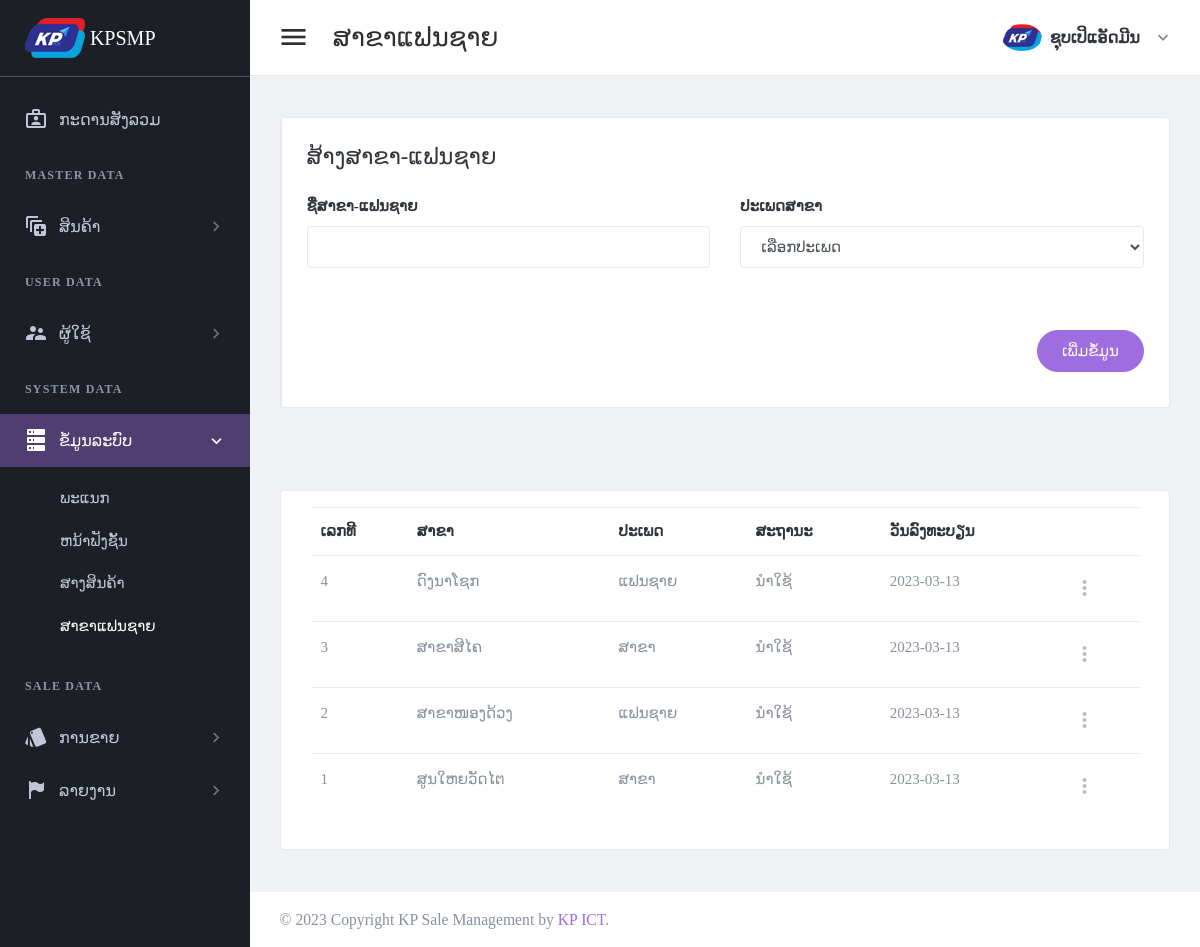
Page /page/branch.php (signed in) on the committed database.
### tables this page shows
CREATE TABLE `tbl_header_title` (
  `ht_id` int(11) NOT NULL,
  `ht_name` varchar(300) DEFAULT NULL
);

CREATE TABLE `tbl_sub_title` (
  `st_id` int(11) NOT NULL,
  `st_name` varchar(300) DEFAULT NULL,
  `icon_code` varchar(100) DEFAULT NULL,
  `ht_id` int(11) DEFAULT NULL
);

CREATE TABLE `tbl_page_title` (
  `pt_id` int(11) NOT NULL,
  `pt_name` varchar(300) DEFAULT NULL,
  `ptf_name` varchar(100) DEFAULT NULL,
  `st_id` int(11) DEFAULT NULL
);

CREATE TABLE `tbl_branch` (
  `br_id` int(11) NOT NULL,
  `br_name` varchar(150) DEFAULT NULL,
  `br_status` int(11) DEFAULT NULL,
  `br_type` int(11) DEFAULT NULL,
  `add_by` int(11) DEFAULT NULL,
  `date_register` date DEFAULT NULL
);

CREATE TABLE `tbl_branch_type` (
  `brt_id` int(11) NOT NULL,
  `brt_name` varchar(60) DEFAULT NULL
);

### setting/checksession.php (called while the page is built, shortened)
<?php
	if($_SESSION['id_users'] == "" )
	{
	header("location:logout.php");
	}
	  else{
		$role_id = $_SESSION["role_id"];
	}
?>

### page/branch.php (the view, shortened to what this page needs)
<?php
include("../setting/checksession.php");
include("../setting/conn.php");
$header_name = "ສາຂາແຟນຊາຍ";
$header_click = "4";
?>
<!DOCTYPE html>
<html lang="en" dir="ltr">
<head>
    <?php
    include("../setting/callcss.php");
    ?>
</head>
<body class="navbar-fixed sidebar-fixed" id="body">
    <div class="wrapper">
        <?php include "menu.php"; ?>
        <div class="page-wrapper">
            <?php
            include "header.php";
            ?>
            <div class="content-wrapper">
                <div class="content">
                    <div class="email-wrapper rounded border bg-white">
                        <div class="row no-gutters justify-content-center">
                            <div class="col-xxl-12">
                                <div class="email-right-column  email-body p-4 p-xl-5">
                                    <div class="email-body-head mb-5 ">
                                        <h4 class="text-dark">ສ້າງສາຂາ-ແຟນຊາຍ</h4>
                                    </div>
                                    <form method="post" id="addbranch">
                                        <div class="row">
                                            <div class="col-lg-6">
                                                <div class="form-group">
                                                    <label for="firstName">ຊື່ສາຂາ-ແຟນຊາຍ</label>
                                                    <input type="text" class="form-control" id="br_name" name="br_name" required>
                                                </div>
                                            </div>
                                            <div class="form-group col-lg-6">
                                                <label class="text-dark font-weight-medium">ປະເພດສາຂາ</label>
                                                <div class="form-group">
                                                    <select class=" form-control font" name="br_type" id="br_type"required>
                                                        <option value=""> ເລືອກປະເພດ </option>
                                                    </select>
                                                </div>
                                            </div>
                                        </div>
                                        <div class="d-flex justify-content-end mt-6">
                                            <button type="submit" class="btn btn-primary mb-2 btn-pill">ເພີ່ມຂໍ້ມູນ</button>
                                        </div>
                                    </form>
                                </div>
                            </div>
                        </div>
                    </div>
                </div>
            </div>
            <div class="content-wrapper">
                <div class="content">
                    <div class="card card-default">
                        <div class="card-body">
                            <table id="productsTable" class="table table-hover table-product" style="width:100%">
                                <thead>
                                    <tr>
                                        <th>ເລກທີ</th>
                                        <th>ສາຂາ</th>
                                        <th>ປະເພດ</th>
                                        <th>ສະຖານະ</th>
                                        <th>ວັນລົງທະບຽນ</th>
                                        <th></th>
                                    </tr>
                                </thead>
                                <tbody>
                                    <?php
                                    $stmt4 = $conn->prepare("SELECT  br_id,br_name,brt_name,
                                    (case when br_status = 1 then 'ນຳໃຊ້' else 'ຫຍຸດນຳໃຊ້' end) as br_status,
                                    date_register FROM tbl_branch a
                                    left join tbl_branch_type b on a.br_type = b.brt_id
                                    order by br_id desc
                                    ");
                                    $stmt4->execute();
                                    if ($stmt4->rowCount() > 0) {
                                        while ($row4 = $stmt4->fetch(PDO::FETCH_ASSOC)) {
                                    ?>
                                            <tr>
                                                <td><?php echo $row4['br_id']; ?></td>
                                                <td><?php echo $row4['br_name']; ?></td>
                                                <td><?php echo $row4['brt_name']; ?></td>
                                                <td><?php echo $row4['br_status']; ?></td>
                                                <td><?php echo $row4['date_register']; ?></td>
                                                <td>
                                                    <div class="dropdown">
                                                        <a class="dropdown-toggle icon-burger-mini" href="#" role="button" id="dropdownMenuLink" data-toggle="dropdown" aria-haspopup="true" aria-expanded="false" data-display="static">
                                                        </a>
                                                    </div>
                                                </td>
                                            </tr>
                                    <?php
                                        }
                                    }
                                    ?>
                                </tbody>
                            </table>
                        </div>
                    </div>
                </div>
            </div>
            <?php include "footer.php"; ?>
        </div>
    </div>
</body>
</html>

### page/menu.php
<aside class="left-sidebar sidebar-dark" id="left-sidebar">
  <div id="sidebar" class="sidebar sidebar-with-footer">
    <div class="app-brand">
      <a href="index.php">
        <img src="../images/iconmenu.png" alt="Mono">
        <span class="brand-name"> KPSMP</span>
      </a>
    </div>
    <div class="sidebar-left" data-simplebar style="height: 100%;">
      <ul class="nav sidebar-inner" id="sidebar-menu">
        <li class="<?php if ($header_click == 0) {
                      echo "active";
                    } ?>">
          <a class="sidenav-item-link" href="index.php">
            <i class="mdi mdi-briefcase-account-outline"></i>
            <span class="nav-text">ກະດານສັງລວມ</span>
          </a>
        </li>
        <?php
        $stmt = $conn->prepare(" SELECT distinct a.ht_id,ht_name
        FROM tbl_header_title a
        left join tbl_role_page b on a.ht_id = b.ht_id
        where role_id ='$role_id'
        order by  a.ht_id asc ");
        $stmt->execute();
        if ($stmt->rowCount() > 0) {
          while ($row = $stmt->fetch(PDO::FETCH_ASSOC)) {
            $ht_id = $row['ht_id'];
            $ht_name = $row['ht_name'];
        ?>
            <li class="section-title"> <?php echo "$ht_name"; ?></li>
            <?php
            $stmt1 = $conn->prepare("SELECT distinct a.st_id,st_name,role_id,icon_code
            FROM tbl_sub_title a
            left join tbl_role_page b on a.st_id = b.st_id
            where a.ht_id = '$ht_id' and role_id ='$role_id'
            order by a.st_id asc ");
            $stmt1->execute();
            if ($stmt1->rowCount() > 0) {
              while ($row1 = $stmt1->fetch(PDO::FETCH_ASSOC)) {
                $st_name = $row1['st_name'];
                $st_id = $row1['st_id'];
                $icon_code = $row1['icon_code'];
            ?>
                <li class='has-sub <?php if ($header_click == "$st_id") {
                                      echo "active expand";
                                    } ?>'>
                  <a class="sidenav-item-link" href="javascript:void(0)" data-toggle="collapse" data-target='#<?php echo "$st_name"; ?>' aria-expanded="false" aria-controls="<?php echo "$st_name"; ?>">
                    <i class="mdi <?php echo "$icon_code"; ?>"></i>
                    <span class="nav-text"> <?php echo "$st_name"; ?> </span> <b class="caret"></b>
                  </a>
                  <ul class='collapse <?php if ($header_click == "$st_id") {
                                        echo "show";
                                      } ?>' id="<?php echo "$st_name"; ?>" data-parent="#sidebar-menu">
                    <div class="sub-menu">
                      <?php
                      $stmt2 = $conn->prepare(" SELECT pt_name,ptf_name
                      FROM tbl_page_title a
                      left join tbl_role_page b on a.pt_id = b.pt_id
                      where a.st_id = '$st_id' and role_id ='$role_id'
                      order by a.pt_id asc ");
                      $stmt2->execute();
                      if ($stmt2->rowCount() > 0) {
                        while ($row2 = $stmt2->fetch(PDO::FETCH_ASSOC)) {
                          $pt_name = $row2['pt_name'];
                      ?>
                          <li class="<?php if ($header_name ==  $row2['pt_name']) {
                                        echo "active";
                                      } ?>">
                            <a class="sidenav-item-link" href='<?php echo $row2['ptf_name'] ?>'>
                              <span class="nav-text"><?php echo "$pt_name"; ?></span>
                            </a>
                          </li>
                      <?php
                        }
                      }
                      ?>
                    </div>
                  </ul>
              <?php
              }
            }
              ?>
                </li>
            <?php
          }
        }
            ?>
      </ul>
    </div>
  </div>
</aside>

### rows in the picture
tbl_header_title: ht_name "MASTER DATA"
tbl_sub_title: st_name "ສິນຄ້າ"
tbl_header_title: ht_name "USER DATA"
tbl_sub_title: st_name "ຜູ້ໃຊ້"
tbl_header_title: ht_name "SYSTEM DATA"
tbl_sub_title: st_name "ຂໍ້ມູນລະບົບ"
tbl_page_title: pt_name "ພະແນກ"
tbl_page_title: pt_name "ຫນ້າຟັງຊັ້ນ"
tbl_page_title: pt_name "ສາງສິນຄ້າ"
tbl_page_title: pt_name "ສາຂາແຟນຊາຍ"
tbl_header_title: ht_name "SALE DATA"
tbl_sub_title: st_name "ການຂາຍ"
tbl_sub_title: st_name "ລາຍງານ"
tbl_branch: br_id "4", br_name "ດົງນາໂຊກ", tbl_branch_type.brt_name "ແຟນຊາຍ", br_status "ນຳໃຊ້", date_register "2023-03-13"
tbl_branch: br_id "3", br_name "ສາຂາສີໄຄ", tbl_branch_type.brt_name "ສາຂາ", br_status "ນຳໃຊ້", date_register "2023-03-13"
tbl_branch: br_id "2", br_name "ສາຂາໜອງດ້ວງ", tbl_branch_type.brt_name "ແຟນຊາຍ", br_status "ນຳໃຊ້", date_register "2023-03-13"
tbl_branch: br_id "1", br_name "ສູນໃຫຍວັດໄຕ", tbl_branch_type.brt_name "ສາຂາ", br_status "ນຳໃຊ້", date_register "2023-03-13"

### other values in the picture
$header_name "ສາຂາແຟນຊາຍ"
$full_name "ຊຸບເປິແອັດມີນ"
